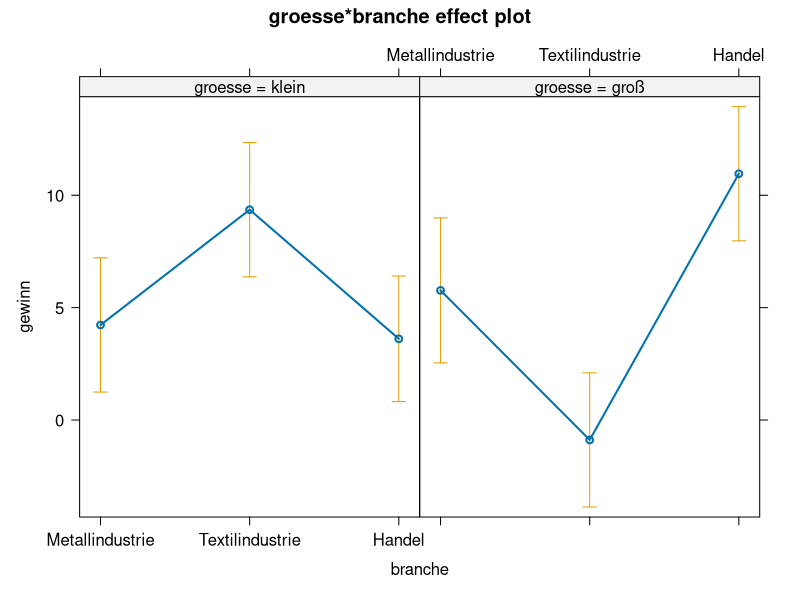
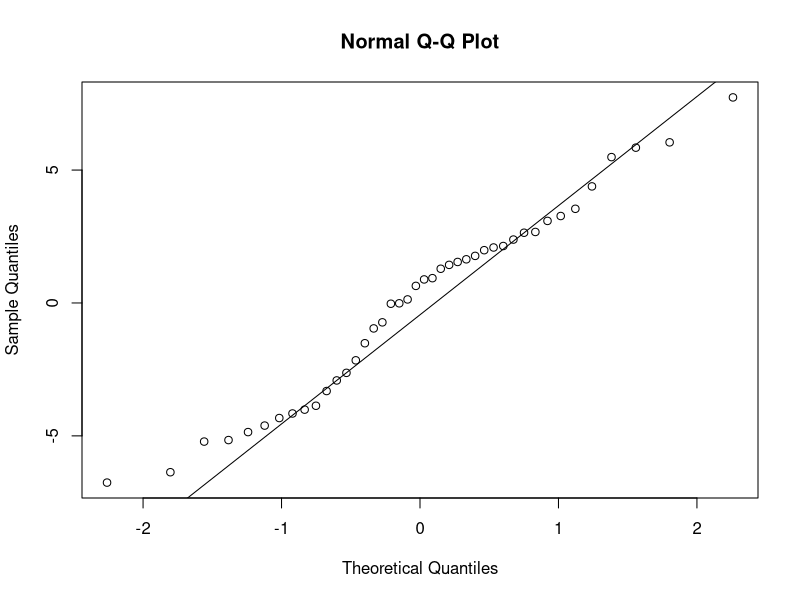

The R source for these figures, in order:
## ---- chunk 1
konjunktur <- read.table("Schrom.txt", header = TRUE, sep = ",")
## ---- chunk 2
summary(konjunktur)
## ---- chunk 3
konjunktur <- konjunktur[complete.cases(konjunktur), ]
summary(konjunktur)
## ---- chunk 4
#daten$groesse <- factor(daten$groesse, labels = c("klein", "groß"))
konjunktur$branche <- factor(konjunktur$branche, labels = c("Metallindustrie", "Textilindustrie", "Handel"))
konjunktur$groesse <- factor(konjunktur$groesse, labels = c("klein", "groß"))
summary(konjunktur)
## ---- chunk 5
library(car)
model1 <- lm(gewinn ~ groesse, data = konjunktur)
leveneTest(model1)
## ---- chunk 6
summary(model1)
anova(model1)
## ---- chunk 7
leveneTest(gewinn ~ groesse * branche, data = konjunktur)
## ---- chunk 8
model2 <- lm(gewinn ~ groesse + branche, data = konjunktur)
Anova(model2)
summary(model2)
## ---- chunk 9
model3 <- lm(gewinn ~ groesse * branche, data = konjunktur)
Anova(model3)
## ---- chunk 10
summary(model3)
## ---- chunk 11
library(effects)
plot(allEffects(model3))
## ---- chunk 12
qqnorm(residuals(model3))
qqline(residuals(model3))
